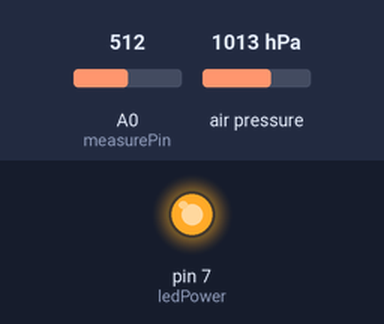
The sketch below on a simulated Arduino Uno, built with avr-gcc and run on an emulated ATmega328P. Parts: output pins drawn as LEDs (lit = HIGH). Inputs (shaded band) come from the test bench; at power-on: A0 (measurePin) = 512, air pressure 1013 hPa. What the sketch prints to the serial monitor is not drawn.

Above: at 0.1 s.
Timing chart, 0 to 1.6 s (numbered marks = the images above):
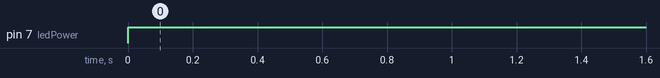

The sketch:

sensorsArduino.ino
```cpp
#include <Adafruit_BMP085.h>

Adafruit_BMP085 bmp;
int measurePin = A0;
int ledPower = 7;

unsigned int samplingTime = 280;
unsigned int deltaTime = 40;
unsigned int sleepTime = 9680;

float voMeasured = 0;
float calcVoltage = 0;
float dustDensity = 0;

void setup() {
  Serial.begin(9600);
  pinMode(ledPower, OUTPUT);
  while (!bmp.begin()) {
    Serial.println("Bmp180 sensor not found");
    delay(5000);
  }
}


float map_dustDensity(float calVoltage , float in_min, float in_max, float out_min, float out_max)
{
  float m = (out_max - out_min) / (in_max - in_min);
  float output = m * (calVoltage - in_min) + out_min;
  return output;
}

String dust_sensor() {
  digitalWrite(ledPower, LOW);
  delayMicroseconds(samplingTime);

  voMeasured = analogRead(measurePin);

  delayMicroseconds(deltaTime);
  digitalWrite(ledPower, HIGH);
  delayMicroseconds(sleepTime);

  calcVoltage = voMeasured * (5.0 / 1024);
  if (calcVoltage < 3.5) {
    dustDensity = map_dustDensity(calcVoltage, 0, 3.5, 0, 500);
  } else {
    dustDensity = map_dustDensity(calcVoltage, 3.5 , 3.72, 500, 800);
  }

  delay(1000);
  return String(dustDensity);


}

String pressure_sensor() {
  float  pressure = bmp.readPressure();
  pressure = pressure / 100;
  return String(pressure);
}

void loop() {
  String  dust_density = dust_sensor();
  String pressure = pressure_sensor();

  String return_message = dust_density + "-" + pressure;
  Serial.println(return_message);

}
```

Measured:
- by itself, pin 7 (ledPower): LOW → HIGH at 0.00 s
